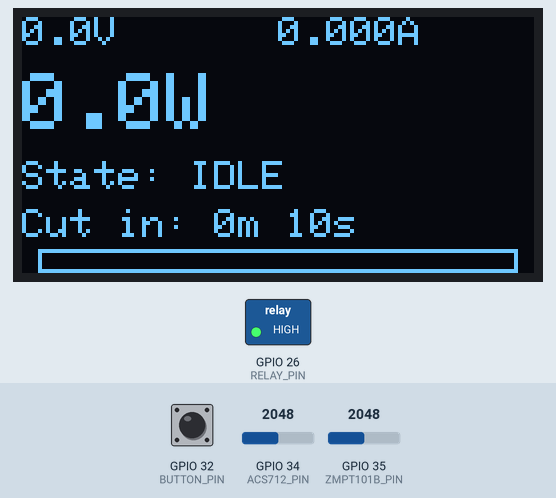
Bench run of a sketch on a simulated ESP32. Parts: 128×64 one-colour display, switched loads named in the sketch (green lamp = pin HIGH). The test bench sets the inputs (shaded band); at power-on: GPIO 34 (ACS712_PIN) = 2048, GPIO 35 (ZMPT101B_PIN) = 2048, GPIO 32 (BUTTON_PIN) HIGH (analog values on the 0–4095 scale). What the sketch prints to the serial monitor is not drawn.

Above: at 3.2 s.
3.3 s: GPIO 34 (ACS712_PIN) set to 2866
At 4.4 s:
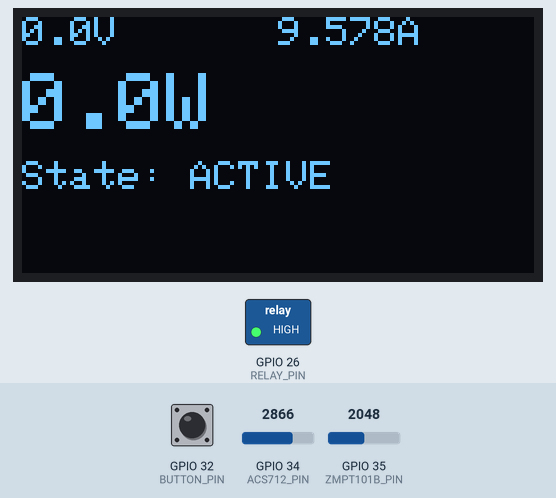
5.3 s: GPIO 35 (ZMPT101B_PIN) set to 2079
At 7.3 s:
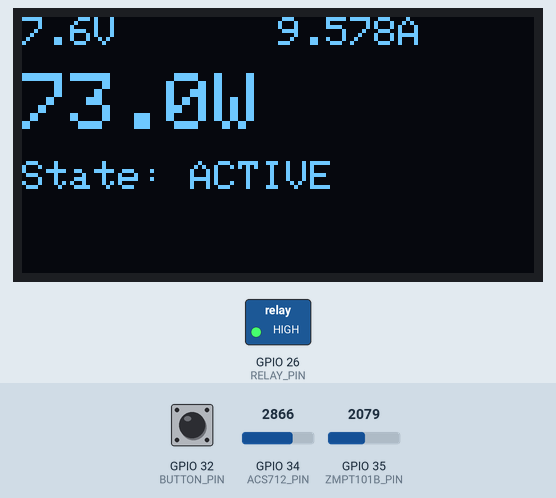
7.6 s: GPIO 34 (ACS712_PIN) set to 2142
At 9.1 s:
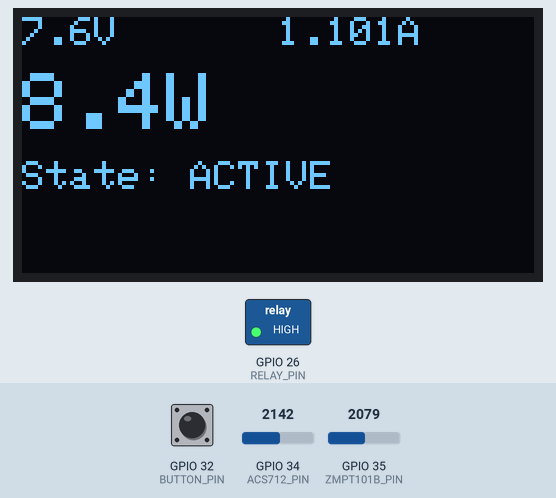
9.9 s: GPIO 34 (ACS712_PIN) set to 2082
At 11.0 s:
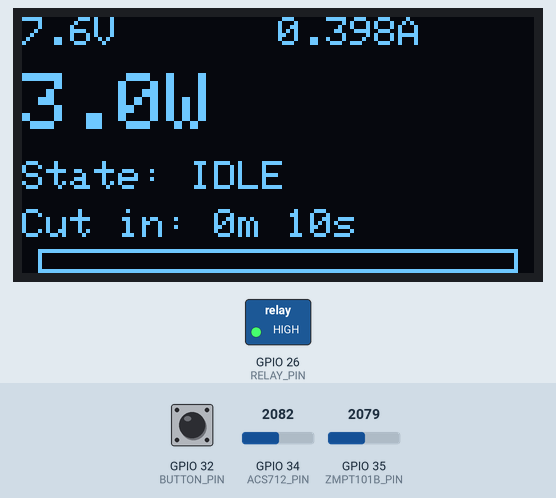
13.3 s: GPIO 35 (ZMPT101B_PIN) set to 2866
At 21.1 s:
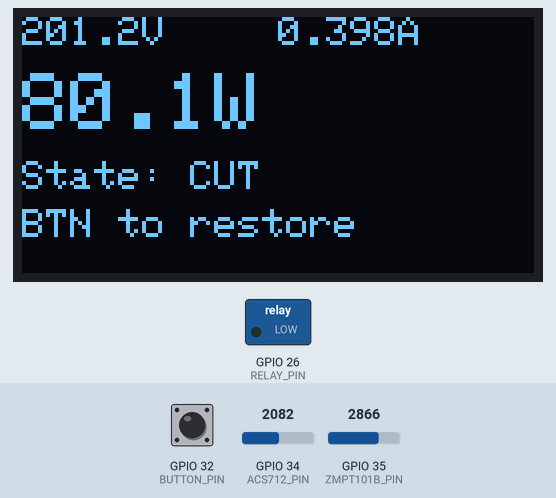
21.2 s: GPIO 35 (ZMPT101B_PIN) set to 3009
At 23.4 s:
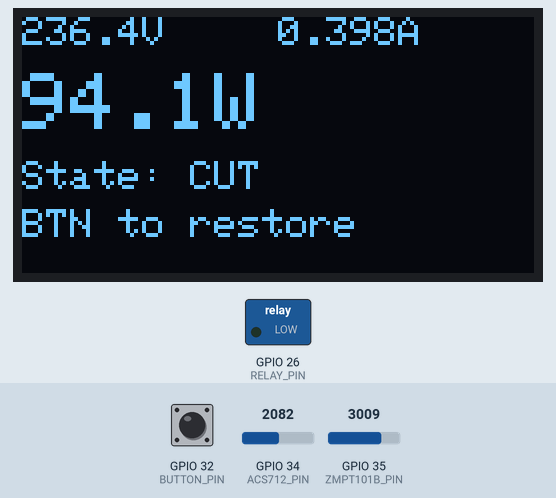
23.7 s: GPIO 35 (ZMPT101B_PIN) set to 3105
Timing chart, 0 to 26.7 s (numbered marks = the images above; inputs shaded):
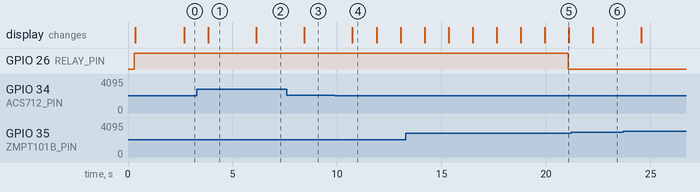

The sketch:

step4_oled.ino
```cpp
/*
 * Phantom Load Killer — Step 4: OLED Display
 * =============================================================
 * Adds over Step 3:
 *   - 0.96" SSD1306 128×64 I2C OLED showing live V/I/W, state,
 *     countdown timer, and a progress bar during IDLE
 *
 * Wiring (new in this step):
 *   OLED SDA  → GPIO21
 *   OLED SCL  → GPIO22
 *   OLED VCC  → ESP32 3V3  (NOT VIN)
 *   OLED GND  → ESP32 GND
 *
 * All previous wiring unchanged:
 *   GPIO34 — ACS712 output (10kΩ/22kΩ divider)
 *   GPIO35 — ZMPT101B output
 *   GPIO26 — Relay module IN (via BC547 buffer)
 *   GPIO32 — Manual restore button (active LOW, internal pull-up)
 *
 * Libraries required:
 *   Adafruit SSD1306, Adafruit GFX Library
 */

#include <Wire.h>
#include <Adafruit_GFX.h>
#include <Adafruit_SSD1306.h>

// ── OLED Setup ───────────────────────────────────────────────────────────────
#define SCREEN_WIDTH  128
#define SCREEN_HEIGHT  64
#define OLED_RESET     -1
#define OLED_ADDR    0x3C

Adafruit_SSD1306 display(SCREEN_WIDTH, SCREEN_HEIGHT, &Wire, OLED_RESET);

// ── Pin Definitions ──────────────────────────────────────────────────────────
#define ACS712_PIN    34
#define ZMPT101B_PIN  35
#define RELAY_PIN     26
#define BUTTON_PIN    32

// ── Relay helpers (BC547 buffer inverts) ─────────────────────────────────────
#define RELAY_ON  HIGH   // GPIO HIGH → BC547 on → relay IN LOW → relay energises
#define RELAY_OFF LOW    // GPIO LOW  → BC547 off → relay IN HIGH → relay off

// ── Calibration ──────────────────────────────────────────────────────────────
const float ZMPT_VFACTOR        = 0.246f;
const float ACS712_SENSITIVITY  = 85.4f;

// ── Detection Thresholds ─────────────────────────────────────────────────────
const float ACTIVE_THRESHOLD_A  = 0.40f;
const int   IDLE_TIMEOUT_SEC    = 10;

// ── Button debounce ──────────────────────────────────────────────────────────
const unsigned long DEBOUNCE_MS = 50;

// ── Sampling ─────────────────────────────────────────────────────────────────
const int SAMPLES = 1000;

// ── State Machine ────────────────────────────────────────────────────────────
enum DeviceState { ACTIVE, IDLE, CUT };
DeviceState state         = ACTIVE;
unsigned long idleStartMs = 0;

// ── Button debounce state ────────────────────────────────────────────────────
bool          lastButtonRaw   = HIGH;
unsigned long lastDebounceMs  = 0;
bool          buttonPressed   = false;

// ── Zero offsets ─────────────────────────────────────────────────────────────
float acs712_zero = 2133.0f;
float zmpt_zero   = 2048.0f;

// ─────────────────────────────────────────────────────────────────────────────
const char* stateName(DeviceState s) {
    switch (s) {
        case ACTIVE: return "ACTIVE";
        case IDLE:   return "IDLE";
        case CUT:    return "CUT";
    }
    return "?";
}

// ─────────────────────────────────────────────────────────────────────────────
void setRelay(bool on) {
    digitalWrite(RELAY_PIN, on ? RELAY_ON : RELAY_OFF);
}

// ─────────────────────────────────────────────────────────────────────────────
bool buttonWasPressed() {
    bool reading = digitalRead(BUTTON_PIN);

    if (reading != lastButtonRaw) {
        lastDebounceMs = millis();
        lastButtonRaw  = reading;
    }

    if ((millis() - lastDebounceMs) > DEBOUNCE_MS) {
        if (reading == LOW && !buttonPressed) {
            buttonPressed = true;
            return true;
        }
        if (reading == HIGH) {
            buttonPressed = false;
        }
    }
    return false;
}

// ─────────────────────────────────────────────────────────────────────────────
void calibrateZero() {
    const int CAL_SAMPLES = 2000;
    long acs_sum = 0, zmpt_sum = 0;
    for (int i = 0; i < CAL_SAMPLES; i++) {
        acs_sum  += analogRead(ACS712_PIN);
        zmpt_sum += analogRead(ZMPT101B_PIN);
        delayMicroseconds(100);
    }
    acs712_zero = (float)acs_sum  / CAL_SAMPLES;
    zmpt_zero   = (float)zmpt_sum / CAL_SAMPLES;
    Serial.printf("[CAL] ACS712 zero=%.1f  ZMPT zero=%.1f\r\n", acs712_zero, zmpt_zero);
}

// ─────────────────────────────────────────────────────────────────────────────
float measureCurrentRMS() {
    double sum = 0.0;
    for (int i = 0; i < SAMPLES; i++) {
        float raw  = (float)analogRead(ACS712_PIN) - acs712_zero;
        float amps = raw / ACS712_SENSITIVITY;
        sum += (double)amps * amps;
        delayMicroseconds(200);
    }
    float result = sqrtf((float)(sum / SAMPLES));
    return (result < 0.12f) ? 0.0f : result;
}

// ─────────────────────────────────────────────────────────────────────────────
float measureVoltageRMS() {
    double sum = 0.0;
    for (int i = 0; i < SAMPLES; i++) {
        float raw = (float)analogRead(ZMPT101B_PIN) - zmpt_zero;
        sum += (double)raw * raw;
        delayMicroseconds(200);
    }
    return sqrtf((float)(sum / SAMPLES)) * ZMPT_VFACTOR;
}

// ── OLED update ──────────────────────────────────────────────────────────────
void updateDisplay(float V, float I, float W) {
    display.clearDisplay();
    display.setTextColor(SSD1306_WHITE);

    // Row 0: Voltage / Current
    display.setTextSize(1);
    display.setCursor(0, 0);
    display.printf("%.1fV", V);
    display.setCursor(64, 0);
    display.printf("%.3fA", I);

    // Row 1: Power (larger)
    display.setTextSize(2);
    display.setCursor(0, 14);
    display.printf("%.1fW", W);

    // Row 2: State
    display.setTextSize(1);
    display.setCursor(0, 36);
    display.printf("State: %s", stateName(state));

    // Row 3: Status line
    display.setCursor(0, 48);
    if (state == IDLE) {
        unsigned long elapsedSec = (millis() - idleStartMs) / 1000UL;
        unsigned long totalSec   = (unsigned long)IDLE_TIMEOUT_SEC;
        unsigned long remaining  = (totalSec > elapsedSec) ? (totalSec - elapsedSec) : 0;
        display.printf("Cut in: %lum %02lus", remaining / 60, remaining % 60);

        // Progress bar
        int barWidth = 120;
        int filled = (int)((float)elapsedSec / (float)totalSec * barWidth);
        if (filled > barWidth) filled = barWidth;
        display.drawRect(4, 58, barWidth, 6, SSD1306_WHITE);
        display.fillRect(4, 58, filled, 6, SSD1306_WHITE);
    } else if (state == CUT) {
        display.print("BTN to restore");
    }

    display.display();
}

// ─────────────────────────────────────────────────────────────────────────────
void setup() {
    Serial.begin(115200);
    delay(300);

    // Relay first — power stays ON during boot
    pinMode(RELAY_PIN, OUTPUT);
    setRelay(true);

    // Button with internal pull-up
    pinMode(BUTTON_PIN, INPUT_PULLUP);

    // OLED init
    Wire.begin(21, 22);
    if (!display.begin(SSD1306_SWITCHCAPVCC, OLED_ADDR)) {
        Serial.print("[OLED] SSD1306 init FAILED\r\n");
    } else {
        display.clearDisplay();
        display.setTextSize(1);
        display.setTextColor(SSD1306_WHITE);
        display.setCursor(10, 20);
        display.print("PHANTOM LOAD KILLER");
        display.setCursor(20, 40);
        display.print("Calibrating...");
        display.display();
    }

    analogReadResolution(12);
    analogSetAttenuation(ADC_11db);

    Serial.print("\r\n============================================\r\n");
    Serial.print(" Phantom Load Killer — Step 4: OLED        \r\n");
    Serial.print("============================================\r\n");
    Serial.printf(" Active threshold : %.2f A\r\n", ACTIVE_THRESHOLD_A);
    Serial.printf(" Idle timeout     : %d sec\r\n", IDLE_TIMEOUT_SEC);
    Serial.print(" OLED             : SSD1306 128x64 I2C\r\n");
    Serial.print("\r\nCalibrating (ensure no load)...\r\n");
    delay(1000);
    calibrateZero();

    Serial.print("\r\n  State   |  Voltage  |  Current  |  Power   |  Timer / Status\r\n");
    Serial.print("  --------|-----------|-----------|----------|------------------\r\n");
}

// ─────────────────────────────────────────────────────────────────────────────
void loop() {
    float V = measureVoltageRMS();
    float I = measureCurrentRMS();
    float W = V * I;

    DeviceState prevState = state;

    // ── Manual button: restore from CUT only ──────────────────────────────
    if (state == CUT && buttonWasPressed()) {
        setRelay(true);
        state = ACTIVE;
        idleStartMs = millis();
        Serial.print("\r\n>>> BUTTON PRESSED — Power restored\r\n\r\n");
    }

    // ── State machine ────────────────────────────────────────────────────
    switch (state) {

        case ACTIVE:
            if (I < ACTIVE_THRESHOLD_A) {
                state       = IDLE;
                idleStartMs = millis();
            }
            break;

        case IDLE:
            if (I >= ACTIVE_THRESHOLD_A) {
                state = ACTIVE;
            } else {
                unsigned long elapsedMs = millis() - idleStartMs;
                unsigned long timeoutMs = (unsigned long)IDLE_TIMEOUT_SEC * 1000UL;
                if (elapsedMs >= timeoutMs) {
                    state = CUT;
                    setRelay(false);
                }
            }
            break;

        case CUT:
            break;
    }

    // ── State change notification ────────────────────────────────────────
    if (state != prevState) {
        const char* relayStr = (state == CUT) ? "RELAY OPEN — power cut" : "relay closed";
        Serial.printf("\r\n>>> STATE: %s -> %s  [%s]\r\n\r\n",
                      stateName(prevState), stateName(state), relayStr);
    }

    // ── Serial output ────────────────────────────────────────────────────
    char statusBuf[20] = "               ";
    if (state == IDLE) {
        unsigned long elapsedSec = (millis() - idleStartMs) / 1000UL;
        unsigned long totalSec   = (unsigned long)IDLE_TIMEOUT_SEC;
        unsigned long remaining  = (totalSec > elapsedSec) ? (totalSec - elapsedSec) : 0;
        snprintf(statusBuf, sizeof(statusBuf), "%2lum %02lus left", remaining / 60, remaining % 60);
    } else if (state == CUT) {
        snprintf(statusBuf, sizeof(statusBuf), "btn to restore  ");
    }

    Serial.printf("  %s |  %5.1f V  |  %5.3f A  |  %5.1f W  |  %s\r\n",
                  stateName(state), V, I, W, statusBuf);

    // ── OLED output ──────────────────────────────────────────────────────
    updateDisplay(V, I, W);

    delay(500);
}
```

Measured:
- the behaviour switches between 2083 and 2082 on GPIO 34 (ACS712_PIN) (found by bisection; images 3 and 4)
- after the input at 3.3 s, the display: changes after 0.54 s (image 1)
- after the input at 5.3 s, the display: changes after 0.84 s (image 2)
- after the input at 7.6 s, the display: changes after 0.84 s (image 3)
- after the input at 9.9 s, the display: changes after 0.84 s (image 4)
- after the input at 21.2 s, the display: changes after 1.0 s (image 6)
- what the display in image 4 shows lasts 1.2 s, from 10.7 s to 11.9 s
